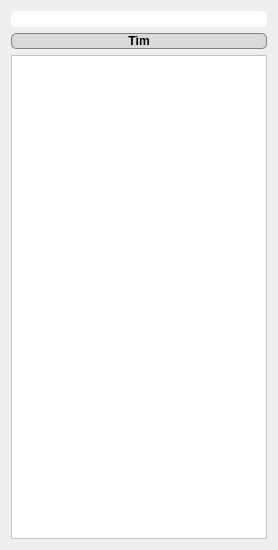
         <widget class="QWidget" name="scrollAreaWidgetContents_3">
          <property name="geometry">
           <rect>
            <x>0</x>
            <y>0</y>
            <width>278</width>
            <height>550</height>
           </rect>
          </property>
          <layout class="QVBoxLayout" name="verticalLayout_6">
           <item>
            <widget class="QLineEdit" name="txtTim_ma_sp">
             <property name="styleSheet">
              <string notr="true">background-color: rgb(255, 255, 255);
border-radius: 5px;
padding-left: 10px;</string>
             </property>
            </widget>
           </item>
           <item>
            <widget class="QPushButton" name="bt_Tim_ma_sp">
             <property name="cursor">
              <cursorShape>PointingHandCursor</cursorShape>
             </property>
             <property name="styleSheet">
              <string notr="true">QPushButton{
background-color: rgb(217, 217, 217);
border: 1px solid gray;
border-radius: 5px;
color: black;
font-weight: bold;
}
QPushButton:hover{
background-color: #FBE30B;
}</string>
             </property>
             <property name="text">
              <string>Tìm</string>
             </property>
            </widget>
           </item>
           <item>
            <widget class="QTableWidget" name="tableWidget_8">
             <property name="styleSheet">
              <string notr="true">background-color: rgb(255, 255, 255);</string>
             </property>
            </widget>
           </item>
          </layout>
         </widget>
